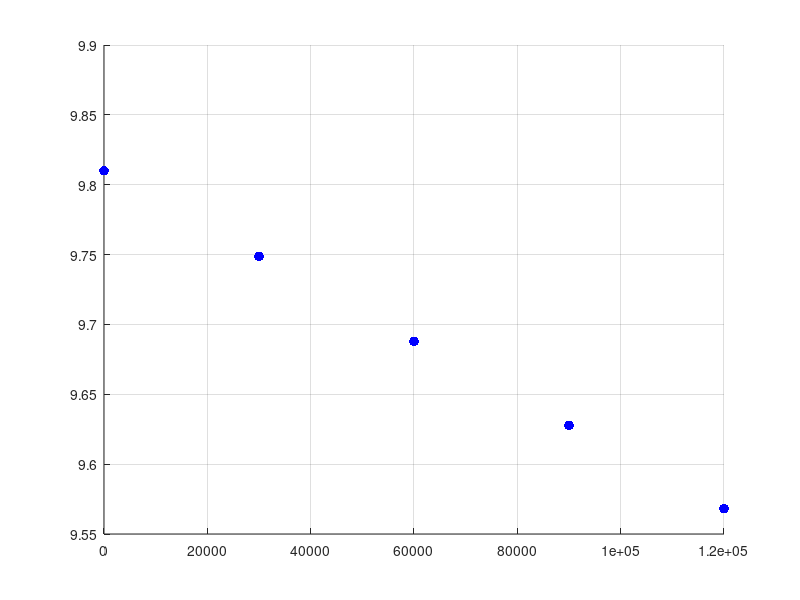

Reproduce this figure in MATLAB. (Note: this script raises an error after producing the figure.)
% =========================================================================
% RESOLUÇÃO DA QUESTÃO 1: Regressão Polinomial (1ª a 3ª ordem)
% =========================================================================
clear; clc; close all;

% 1. Dados Iniciais da Tabela 1 (Altitude vs Gravidade)
x = [0; 30000; 60000; 90000; 120000];
y = [9.8100; 9.7487; 9.6879; 9.6278; 9.5682];
n = length(x);

% Altitude onde queremos estimar a gravidade
x_est = 55000;

% Graus exigidos: polinómios de 1ª a 3ª ordem
graus = [1, 2, 3];
cores = ['r', 'g', 'm'];

figure('Name', 'Q1 - Ajuste Polinomial da Gravidade', 'Position', [100, 100, 800, 600]);
scatter(x, y, 50, 'b', 'filled');
hold on; grid on;
legend_labels = {'Dados Originais (Tabela 1)'};

fprintf('--- Resolução da Questão 1 ---\n');

% 2. Loop principal para testar os graus 1, 2 e 3
for grau_idx = 1:length(graus)
    g = graus(grau_idx);
    m = g + 1; % Número de coeficientes do polinómio

    A = zeros(m, m);
    b = zeros(m, 1);

    % Montagem da matriz de somatórios (passo a passo)
    for i = 1:m
        k1 = i - 1;
        for j = 1:m
            potencia = (i - 1) + (j - 1);

            if i == 1 && j == 1
                A(i, j) = n;
            else
                s = 0;
                for k = 1:n
                    s = s + x(k)^potencia;
                end
                A(i, j) = s;
                A(j, i) = s;
            end
        end

        % Vetor de termos independentes
        s = 0;
        if i == 1
            for k = 1:n
                s = s + y(k);
            end
        else
            for k = 1:n
                s = s + y(k) * (x(k)^k1);
            end
        end
        b(i) = s;
    end

    % =====================================================================
    % Solução do sistema linear usando a sua função Gauss com Pivoteamento
    % =====================================================================
    coeficientes = gauss_pivoteamento(A, b);

    % --- CÁLCULO DA ESTIMATIVA EM y = 55.000 m ---
    y_estimado = 0;
    for c = 1:m
        y_estimado = y_estimado + coeficientes(c) * (x_est^(c-1));
    end

    fprintf('Grau %d | Gravidade estimada em 55.000m = %.5f m/s^2\n', g, y_estimado);

    % Cálculo dos valores preditos para traçar a linha no gráfico
    x_plot = linspace(0, 120000, 100)';
    y_ajuste = zeros(100, 1);
    for k = 1:100
        y_calc = 0;
        for c = 1:m
            y_calc = y_calc + coeficientes(c) * x_plot(k)^(c-1);
        end
        y_ajuste(k) = y_calc;
    end

    plot(x_plot, y_ajuste, 'Color', cores(grau_idx), 'LineWidth', 1.5);
    legend_labels{end+1} = sprintf('Ajuste Grau %d', g);

    % Marca o ponto da estimativa no gráfico (uma estrela)
    scatter(x_est, y_estimado, 100, cores(grau_idx), 'p', 'filled');
    legend_labels{end+1} = sprintf('Estimativa Grau %d', g);
end

title('Regressão Polinomial: Gravidade vs Altitude');
xlabel('Altitude y (m)'); ylabel('Aceleração g (m/s^2)');
legend(legend_labels, 'Location', 'northeast');
hold off;
